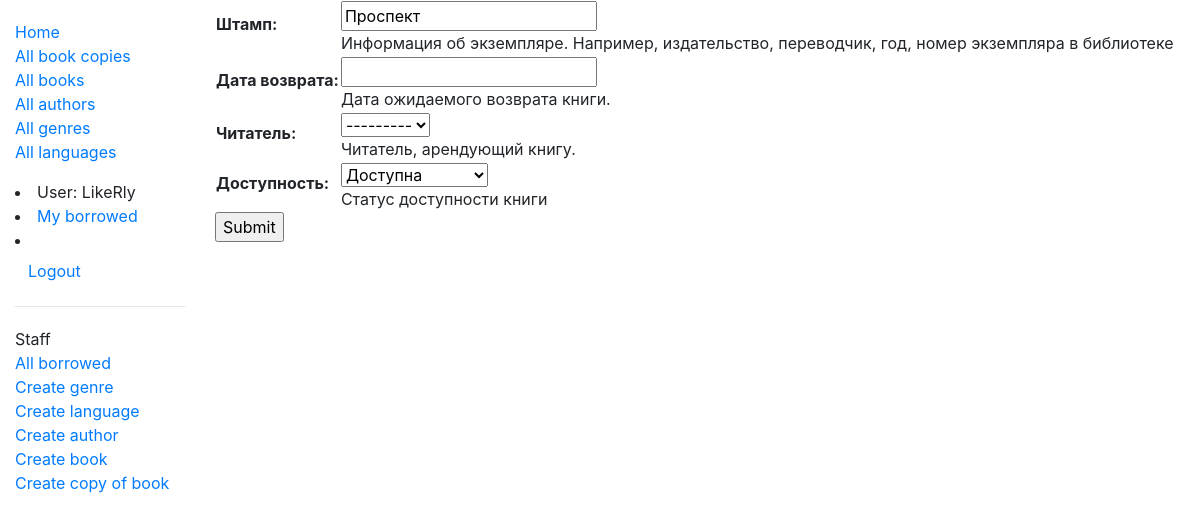
The app's page /catalog/bookinstance/bde56b9f-6f22-4e31-9c43-45b6793489c0/update/ (signed in) with its own data.
### catalog/models.py (models this page shows, shortened)
class BookInstance(models.Model):
    id = models.UUIDField(primary_key=True, default=uuid.uuid4, help_text='Уникальный идентификатор этого экземпляра книги в библиотеке.')
    book = models.ForeignKey('Book', verbose_name='Книга', on_delete=models.RESTRICT, null=True)
    imprint = models.CharField('Штамп', max_length=200, help_text='Информация об экземпляре. Например, издательство, переводчик, год, номер экземпляра в библиотеке')
    due_back = models.DateField(verbose_name='Дата возврата', null=True, blank=True, help_text='Дата ожидаемого возврата книги.')
    borrower = models.ForeignKey(User, verbose_name='Читатель', on_delete=models.SET_NULL, null=True, blank=True, help_text='Читатель, арендующий книгу.')
    LOAN_STATUS = (
        ('m', 'На оформлении'),
        ('o', 'Выдана'),
        ('a', 'Доступна'),
        ('r', 'В резерве'),
    )
    status = models.CharField('Доступность', max_length=1, choices=LOAN_STATUS, blank=True, default='d', help_text='Статус доступности книги')
    class Meta:
        ordering = ['due_back']
        permissions = (("can_mark_returned", "Set book as returned"),)

### catalog/views.py (the view)
class BookInstanceUpdate(PermissionRequiredMixin, UpdateView):
    model = BookInstance
    fields = ['imprint', 'due_back', 'borrower', 'status']
    permission_required = 'catalog.change_bookinstance'

### catalog/templates/catalog/bookinstance_form.html (shortened to what this page needs)
{% extends "base_generic.html" %}
{% block content %}
<form action="" method="post">
    <table>
    {{ form.as_table }}
    </table>
    <input type="submit" value="Submit">
</form>
{% endblock %}

### catalog/templates/base_generic.html (shortened to what this page needs)
<!DOCTYPE html>
<html lang="ru">
<head>
  <link rel="stylesheet" href="https://stackpath.bootstrapcdn.com/bootstrap/4.1.3/css/bootstrap.min.css">
  {% load static %}
  <link rel="stylesheet" href="{% static 'css/styles.css' %}">
</head>
<body>
<div class="container-fluid">
<div class="row">
  <div class="col-sm-2">
  {% block sidebar %}
  <ul class="sidebar-nav">
   <li><a href="{% url 'index' %}">Home</a></li>
    <li><a href="{% url 'bookinstances' %}">All book copies</a></li>
    <li><a href="{% url 'books' %}">All books</a></li>
    <li><a href="{% url 'authors' %}">All authors</a></li>
    <li><a href="{% url 'genres' %}">All genres</a></li>
    <li><a href="{% url 'languages' %}">All languages</a></li>
  </ul
  <ul class="sidebar-nav">
   {% if user.is_authenticated %}
     <li>User: {{ user.get_username }}</li>
     <li><a href="{% url 'my-borrowed' %}">My borrowed</a></li>
     <li>
       <form id="logout-form" method="post" action="{% url 'logout' %}">
         <button type="submit" class="btn btn-link">Logout</button>
       </form>
    </li>
   {% else %}
     <li><a href="{% url 'login'%}?next={{request.path}}">Login</a></li>
   {% endif %}
   {% if user.is_staff %}
   <hr>
   <ul class="sidebar-nav">
   <li>Staff</li>
   <li><a href="{% url 'all-borrowed' %}">All borrowed</a></li>
   {% if perms.catalog.add_genre %}
     <li><a href="{% url 'genre-create' %}">Create genre</a></li>
   {% endif %}
   {% if perms.catalog.add_language %}
     <li><a href="{% url 'language-create' %}">Create language</a></li>
   {% endif %}
   {% if perms.catalog.add_author %}
     <li><a href="{% url 'author-create' %}">Create author</a></li>
   {% endif %}
   {% if perms.catalog.add_book %}
     <li><a href="{% url 'book-create' %}">Create book</a></li>
   {% endif %}
   {% if perms.catalog.add_bookinstance %}
     <li><a href="{% url 'bookinstance-create' %}">Create copy of book</a></li>
   {% endif %}
   </ul>
   {% endif %}
{% endblock %}
  </div>
  <div class="col-sm-10 ">
  {% block content %}{% endblock %}
  </div>
</div>
</div>
</body>
</html>

### catalog/static/css/styles.css (style rules this page uses)
.sidebar-nav { margin-top: 20px; padding: 0; list-style: none; }

### records on screen
BookInstance: imprint "Проспект", borrower "---------", status "Доступна"

### other values on screen
{{ user.get_username }} "LikeRly"
